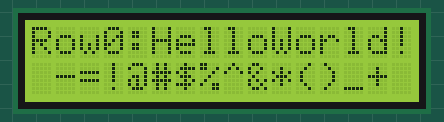
The sketch below on a simulated ESP32. Shown: 16×2 character LCD. What the sketch prints to the serial monitor is not drawn.

Above: at 2.0 s.
At 4.1 s:
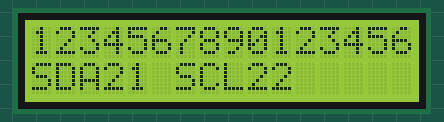
At 6.2 s:
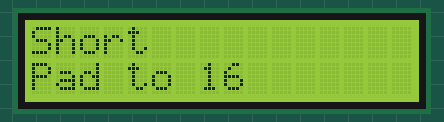
At 10.9 s:
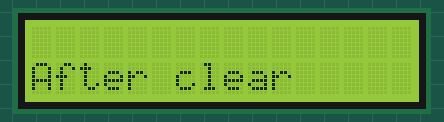
At 20.8 s:
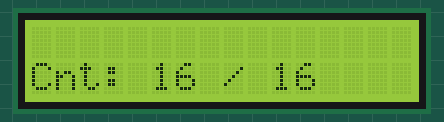
At 37.1 s:
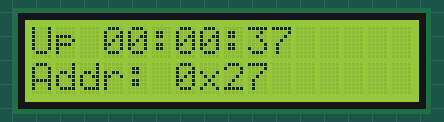

The sketch:

test_display.ino
```cpp
/*
 * I2C LCD 16x4 Display Test — standalone sketch
 * Mirrors the lcdWrite()/lcdClear() functions from esp32_firmware.ino
 * so you can validate display behaviour before integrating back.
 *
 * Wiring (ESP32 DevKit):
 *   LCD SDA  →  GPIO 21
 *   LCD SCL  →  GPIO 22
 *   LCD VCC  →  5V
 *   LCD GND  →  GND
 *
 * Common I2C addresses: 0x27, 0x3F, 0x3E, 0x23, 0x21, 0x25, 0x26, 0x20
 */

#include <Wire.h>
#include <LiquidCrystal_I2C.h>

// I2C pins (ESP32 standard)
const int PIN_SDA = 21;
const int PIN_SCL = 22;

// Display geometry — 16 columns × 4 rows
const int LCD_COLS = 16;
const int LCD_ROWS = 4;

// Addresses to probe (most common first)
const byte I2C_ADDRS[] = {0x27, 0x3F, 0x3E, 0x23, 0x21, 0x25, 0x26, 0x20};
const int NUM_ADDRS = sizeof(I2C_ADDRS) / sizeof(I2C_ADDRS[0]);

LiquidCrystal_I2C* lcd = nullptr;
byte foundAddr = 0;

// ─── Mirrored from esp32_firmware.ino ─────────────────────────────────
String lcdLine[4] = {"", "", "", ""};
bool lcdOK = false;

void lcdWrite(int row, String text) {
  if (row < 0 || row > 3) return;
  // Pad or truncate to exactly LCD_COLS (16)
  while (text.length() < LCD_COLS) text += ' ';
  if (text.length() > LCD_COLS) text = text.substring(0, LCD_COLS);
  lcdLine[row] = text;

  if (lcdOK) {
    lcd->setCursor(0, row);
    lcd->print(text);
  }

  Serial.println("[LCD] |" + text + "|");
}

void lcdClear() {
  String blank = "";
  while (blank.length() < LCD_COLS) blank += ' ';
  for (int i = 0; i < 4; i++) {
    lcdLine[i] = blank;
    if (lcdOK) {
      lcd->setCursor(0, i);
      lcd->print(blank);
    }
  }
  Serial.println("[LCD] |------ CLEARED ------|");
}
// ─── End firmware-mirrored section ────────────────────────────────────

// ─── I2C Scanner ──────────────────────────────────────────────────────
byte scanForLCD() {
  Serial.println("");
  Serial.println("--- I2C LCD Scanner ---");
  Serial.println("Scanning addresses on SDA=" + String(PIN_SDA) + " SCL=" + String(PIN_SCL));
  Serial.println("");

  byte devices[16];
  int found = 0;

  for (byte addr = 1; addr < 127; addr++) {
    Wire.beginTransmission(addr);
    if (Wire.endTransmission() == 0) {
      if (found < 16) devices[found++] = addr;
      Serial.print("  [I2C] Found device at 0x");
      Serial.println(addr, HEX);
    }
    delay(5);
  }

  Serial.println("");
  Serial.print("Total I2C devices found: ");
  Serial.println(found);

  for (int i = 0; i < NUM_ADDRS; i++) {
    for (int j = 0; j < found; j++) {
      if (devices[j] == I2C_ADDRS[i]) {
        Serial.println("  *** LCD candidate at 0x" + String(I2C_ADDRS[i], HEX) + " ***");
        return I2C_ADDRS[i];
      }
    }
  }

  Serial.println("");
  Serial.println("No LCD at known addresses via scan. Trying direct probe...");
  for (int i = 0; i < NUM_ADDRS; i++) {
    Wire.beginTransmission(I2C_ADDRS[i]);
    if (Wire.endTransmission() == 0) {
      Serial.println("  Direct probe: 0x" + String(I2C_ADDRS[i], HEX) + " ACK!");
      return I2C_ADDRS[i];
    }
  }

  return 0;
}

// ─── Main test sequence using firmware-style lcdWrite/lcdClear ────────
unsigned long testStart = 0;
int testStep = 0;

void runTestSequence() {
  switch (testStep) {
    case 0:
      Serial.println("");
      Serial.println("--- Test 1: lcdWrite each row ---");
      lcdClear();
      lcdWrite(0, "Row0:HelloWorld!");
      lcdWrite(1, "1234567890abcdef");
      lcdWrite(2, "ABCDEFGHIJklmnop");
      lcdWrite(3, " -=!@#$%^&*()_+ ");
      Serial.println("  Pattern 1 done");
      testStart = millis();
      testStep++;
      break;

    case 1:
      if (millis() - testStart < 2000) break;
      Serial.println("");
      Serial.println("--- Test 2: 16-col ruler + buffer check ---");
      lcdClear();
      lcdWrite(0, "1234567890123456");
      lcdWrite(1, "16-col ruler");
      lcdWrite(3, "SDA21 SCL22");
      Serial.print("  Buffer[0]=\""); Serial.print(lcdLine[0]); Serial.println("\"");
      Serial.print("  Buffer[1]=\""); Serial.print(lcdLine[1]); Serial.println("\"");
      Serial.println("  Pattern 2 done");
      testStart = millis();
      testStep++;
      break;

    case 2:
      if (millis() - testStart < 2000) break;
      Serial.println("");
      Serial.println("--- Test 3: lcdWrite short text (auto-pad) ---");
      lcdClear();
      lcdWrite(0, "Short");
      lcdWrite(1, "Pad to 16");
      Serial.print("  Buffer[0] len="); Serial.println(lcdLine[0].length());
      Serial.print("  Buffer[0]=\""); Serial.print(lcdLine[0]); Serial.println("\"");
      Serial.println("  Pattern 3 done");
      testStart = millis();
      testStep++;
      break;

    case 3:
      if (millis() - testStart < 2000) break;
      Serial.println("");
      Serial.println("--- Test 4: lcdWrite long text (truncate) ---");
      lcdClear();
      lcdWrite(0, "This string is way too long for 16 cols");
      Serial.print("  Buffer[0]=\""); Serial.print(lcdLine[0]); Serial.println("\"");
      Serial.println("  Pattern 4 done");
      testStart = millis();
      testStep++;
      break;

    case 4:
      if (millis() - testStart < 2000) break;
      Serial.println("");
      Serial.println("--- Test 5: lcdClear + rewrite ---");
      lcdWrite(0, "Before clear");
      delay(500);
      lcdClear();
      lcdWrite(2, "After clear");
      Serial.println("  Pattern 5 done");
      testStart = millis();
      testStep++;
      break;

    case 5:
      if (millis() - testStart < 2000) break;
      Serial.println("");
      Serial.println("--- Test 6: out-of-range (ignore) ---");
      lcdWrite(4, "NO");
      lcdWrite(-1, "NO");
      Serial.println("  Pattern 6 done (no crash)");
      testStart = millis();
      testStep++;
      break;

    case 6:
      if (millis() - testStart < 1500) break;
      Serial.println("");
      Serial.println("--- Test 7: scrolling counter ---");
      testStart = millis();
      testStep++;
      break;

    case 7: {
      int n = (millis() - testStart) / 400;
      if (n <= 16) {
        char buf[17];
        snprintf(buf, sizeof(buf), "Cnt: %02d / 16", n);
        lcdWrite(1, String(buf));
        break;
      }
      Serial.println("  Pattern 7 done");
      testStart = millis();
      testStep++;
      break;
    }

    case 8:
      if (millis() - testStart < 1000) break;
      Serial.println("");
      Serial.println("--- Test 8: Backlight toggle ---");
      lcdClear();
      lcdWrite(0, "Backlight test");
      testStart = millis();
      testStep++;
      break;

    case 9: {
      unsigned long t = millis() - testStart;
      int cycle = t / 1200;
      if (cycle < 3) {
        bool on = (t % 1200) < 600;
        if (on) { lcd->backlight(); Serial.println("  ON"); }
        else    { lcd->noBacklight(); Serial.println("  OFF"); }
        delay(10);
        break;
      }
      lcd->backlight();
      Serial.println("  Pattern 8 done");
      testStart = millis();
      testStep++;
      break;
    }

    case 10:
      if (millis() - testStart < 1000) break;
      Serial.println("");
      Serial.println("--- ALL TESTS COMPLETE ---");
      lcdClear();
      lcdWrite(0, "=== PASS ===");
      lcdWrite(1, "LCD 16x4 OK!");
      lcdWrite(2, "Addr: 0x" + String(foundAddr, HEX));
      Serial.println("LCD found at 0x" + String(foundAddr, HEX) + " working.");
      Serial.println("Clock demo loop (updates line 0 every 5s)...");
      testStep++;
      break;

    default:
      break;
  }
}

// ─── Clock display (mirrors firmware loop's 5s clock update) ──────────
void updateClockDisplay() {
  static unsigned long lastClock = 0;
  if (millis() - lastClock < 5000) return;
  lastClock = millis();

  unsigned long sec = millis() / 1000;
  unsigned long hh = sec / 3600;
  unsigned long mm = (sec % 3600) / 60;
  unsigned long ss = sec % 60;
  char buf[17];
  snprintf(buf, sizeof(buf), "Up %02lu:%02lu:%02lu", hh, mm, ss);
  lcdWrite(0, String(buf));
}

// ─── Setup ────────────────────────────────────────────────────────────
void setup() {
  Serial.begin(115200);
  delay(1000);

  Serial.println("");
  Serial.println("=========================================");
  Serial.println("    I2C LCD 16x4 DISPLAY TEST            ");
  Serial.println("  (mirrors esp32_firmware.ino display    ");
  Serial.println("   functions: lcdWrite, lcdClear, etc.)  ");
  Serial.println("=========================================");
  Serial.println("Pin Mapping (ESP32 DevKit):");
  Serial.println("  PIN_SDA = 21  (LCD SDA)");
  Serial.println("  PIN_SCL = 22  (LCD SCL)");
  Serial.println("  VCC     ->  5V");
  Serial.println("  GND     ->  GND");
  Serial.println("");

  Wire.begin(PIN_SDA, PIN_SCL);
  delay(100);

  foundAddr = scanForLCD();

  if (foundAddr == 0) {
    Serial.println("");
    Serial.println("!!! NO LCD DETECTED !!!");
    Serial.println("Check wiring:");
    Serial.println("  - 5V power to LCD");
    Serial.println("  - SDA -> GPIO 21");
    Serial.println("  - SCL -> GPIO 22");
    Serial.println("  - GND common");
    Serial.println("  - I2C backpack seated");
    return;
  }

  Serial.print("Init LCD at 0x");
  Serial.print(foundAddr, HEX);
  Serial.println("...");

  lcd = new LiquidCrystal_I2C(foundAddr, LCD_COLS, LCD_ROWS);
  lcd->init();
  lcd->backlight();
  lcdOK = true;

  Serial.println("LCD ready, starting tests...");
  testStart = millis();
}

// ─── Loop ─────────────────────────────────────────────────────────────
void loop() {
  if (lcdOK && foundAddr) {
    if (testStep <= 10) {
      runTestSequence();
    } else {
      updateClockDisplay();
    }
  }
  delay(20);
}
```

Measured:
- what the display in image 0 shows lasts 2.1 s, from 2.0 s to 4.1 s
- what the display in image 3 shows lasts 3.5 s, from 10.9 s to 14.4 s
- what the display in image 4 shows lasts 1.5 s, from 20.8 s to 22.3 s
